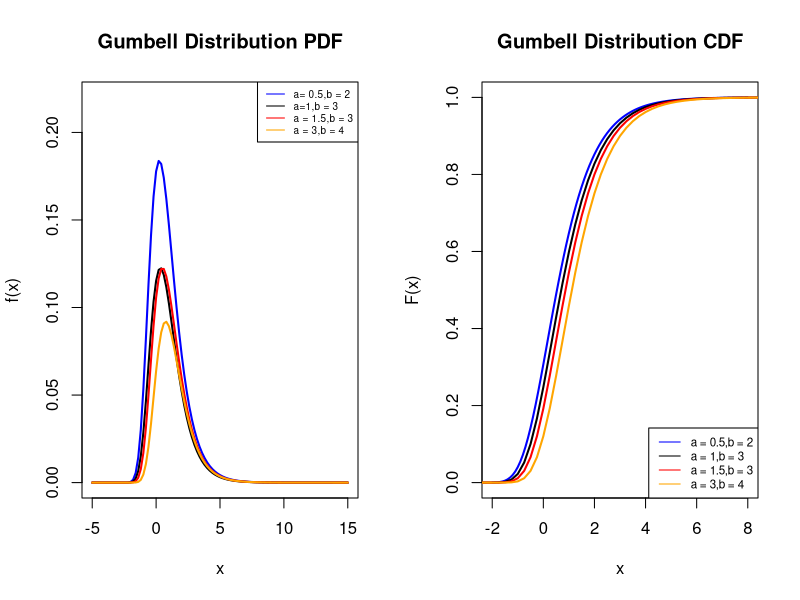

This chart was generated by the following R code:
# Gumbell Distribution PDF and CDF#
# parameter data from https://www.wikipedia.org/

par(mfrow=c(1,2))

##########################################
#### The extreme wind speed Data Set  ####
##########################################



x= c( 24.52, 69.15, 33.21, 30.79, 18.12, 94.34, 55.40, 28.28,
      49.73, 15.92, 21.81, 21.80, 30.56, 18.56, 87.63, 40.53,
      43.31, 20.10, 27.56, 90.16, 57.14, 28.98, 43.03, 49.13,
      50.47, 31.09, 27.17, 20.59, 65.99, 18.05, 19.44, 54.70,
      31.34, 48.32, 30.11, 46.22, 40.60, 24.76, 46.64, 75.50,
      45.78, 26.14, 23.06, 33.01, 51.56, 55.22, 67.04, 34.59,
      24.32, 55.88, 31.74, 76.17)

# Gumbell Distributon PDF

pdfGum = function(x,a,b){
  
  fx = (1/b)*exp(-( (x-a/b)+ exp(-(x-a/b) ) ) )
  return(fx)
}

curve(pdfGum(x,0.5,2), ylab="f(x)",xlim=c(-5,15),ylim=c(0,0.22),col="blue",
      lwd=2,main="Gumbell Distribution PDF")

curve(pdfGum(x,1,3),from=-5,to = 15,lwd=2,col="black",add=T)
curve(pdfGum(x,1.5,3),from= -5,to = 15,lwd=2,col="red",add=T)
curve(pdfGum(x,3,4),from= -5,to = 15,lwd=2,col="orange",add=T)

legend(x="topright", legend= c( "a= 0.5,b = 2","a=1,b = 3", "a = 1.5,b = 3", "a = 3,b = 4"),
       col =c( "blue","black","red","orange"),lty=1,cex=0.6)



# Gumbell Distributon CDF

cdfGum = function(x,a,b){
  
  Fx = (exp(-exp(-(x-a/b)) ))
  return(Fx)
}

curve(cdfGum(x,0.5,3), ylab="F(x)",xlim=c(-2,8),ylim=c(0,1),col="blue",
      lwd=2,main="Gumbell Distribution CDF")

curve(cdfGum(x,1,3),from=-5,to = 20,lwd=2,col="black",add=T)
curve(cdfGum(x,1.5,3),from= -5,to = 20,lwd=2,col="red",add=T)
curve(cdfGum(x,3,4),from= -5,to = 20,lwd=2,col="orange",add=T)

legend(x="bottomright", legend= c( "a = 0.5,b = 2","a = 1,b = 3", "a = 1.5,b = 3", "a = 3,b = 4"),
      col =c( "blue","black","red","orange"),lty=1,cex=0.7)
